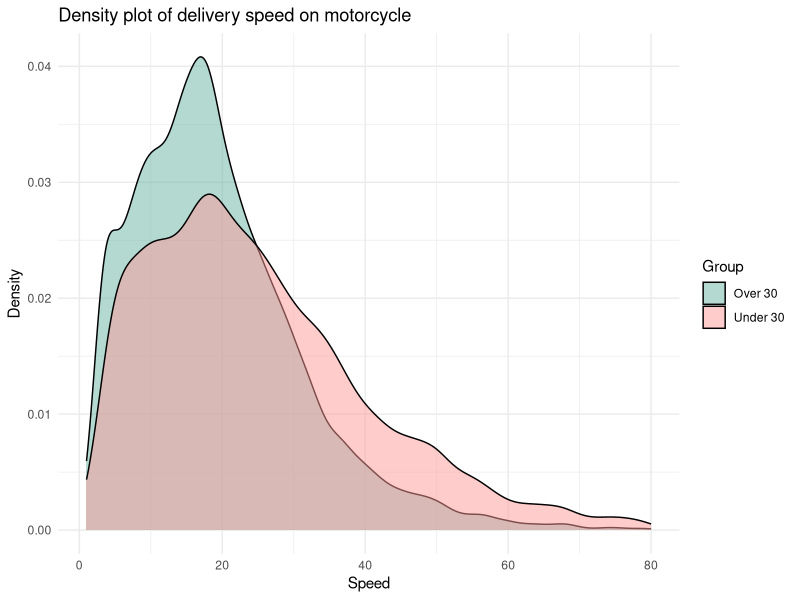
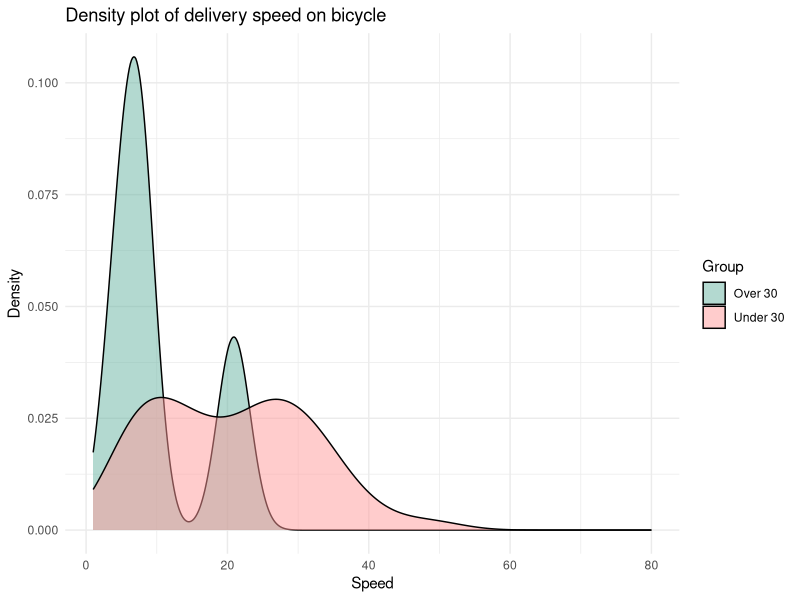
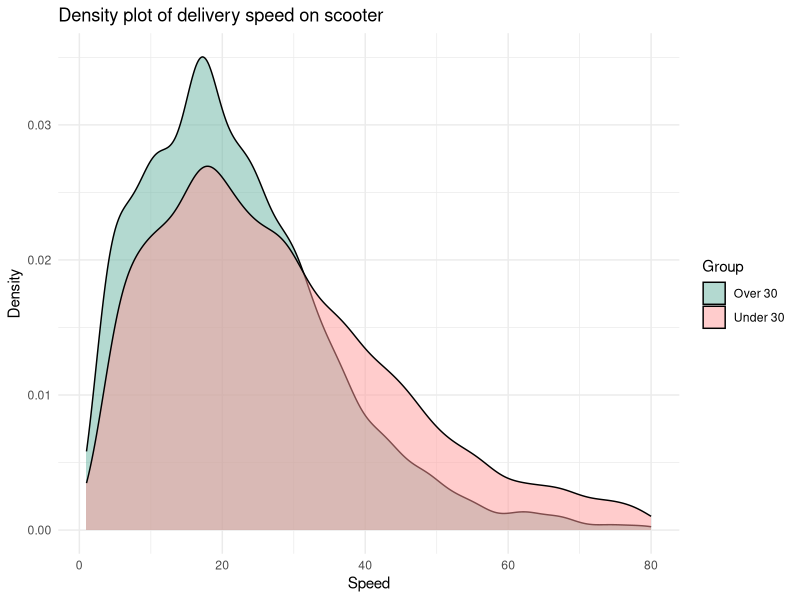
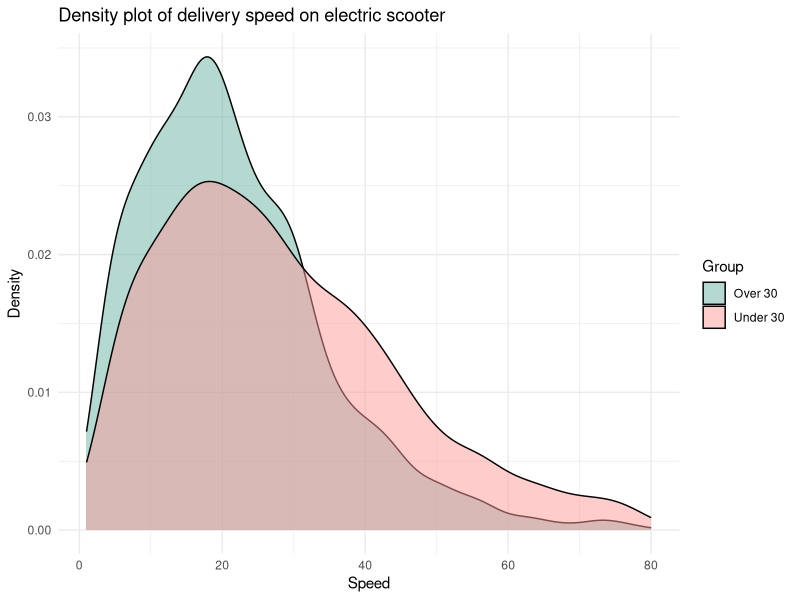
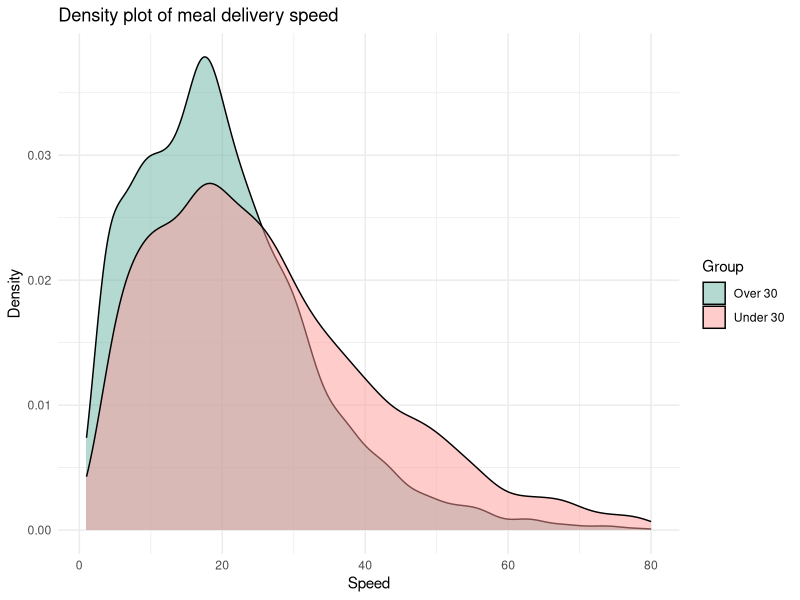
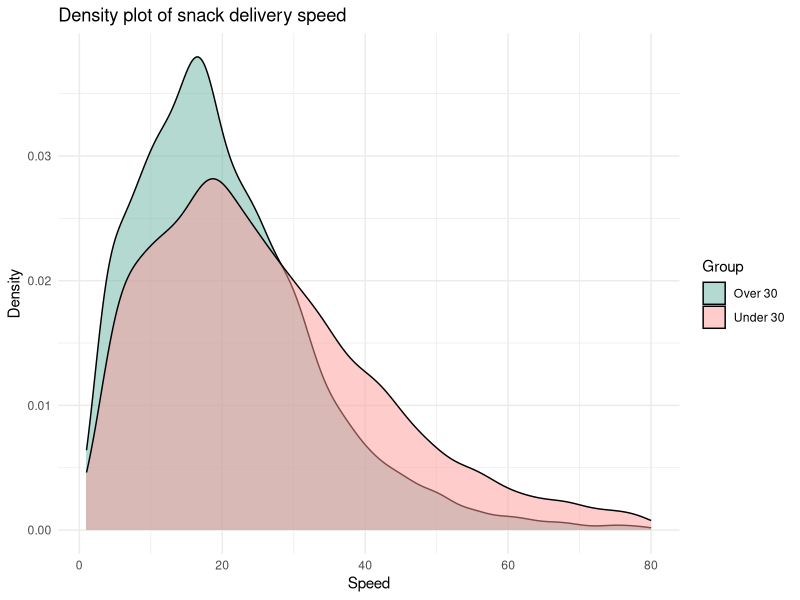
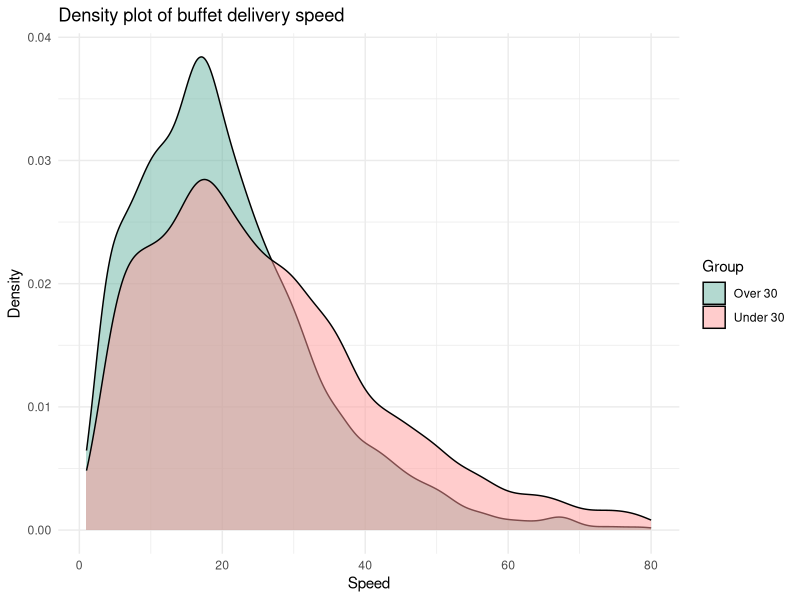
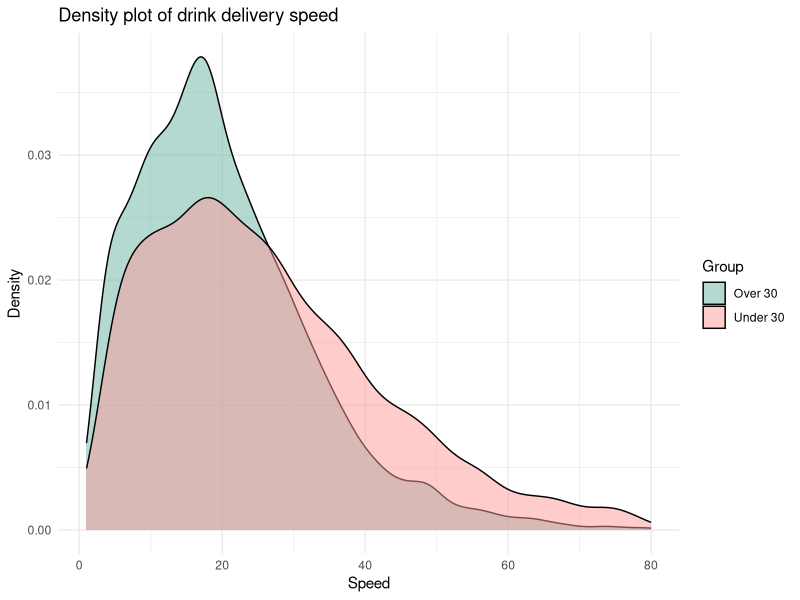

Generate these figures, in order, with R:
## ---- chunk 1
library(ggplot2)
library(dplyr)
## ---- chunk 2
delivery <- read.csv("new_deliverytime.csv")

#add column speed (speed (km/hours) = ditance (km)/ (time (min)/60))
delivery$Speed <- delivery$Distance * 60 / delivery$Time_taken.min. 
delivery
## ---- chunk 3
sorted_distance <- delivery[order(delivery$Distance), ]
under_30 <- sorted_distance[sorted_distance$Delivery_person_Age < 30 & sorted_distance$Distance < 30, ]
over_30 <- sorted_distance[sorted_distance$Delivery_person_Age >= 30 & sorted_distance$Distance < 30, ]
## ---- chunk 4
vehicle_type_under_30 <- split(under_30, under_30$Type_of_vehicle)
motorcycle_under_30 <- vehicle_type_under_30$motorcycle
bicycle_under_30 <- vehicle_type_under_30$bicycle
scooter_under_30 <- vehicle_type_under_30$scooter
electric_scooter_under_30 <- vehicle_type_under_30$electric_scooter
## ---- chunk 5
vehicle_type_over_30 <- split(over_30, over_30$Type_of_vehicle)
motorcycle_over_30 <- vehicle_type_over_30$motorcycle
bicycle_over_30 <- vehicle_type_over_30$bicycle
scooter_over_30 <- vehicle_type_over_30$scooter
electric_scooter_over_30 <- vehicle_type_over_30$electric_scooter
## ---- chunk 6
mean_motorcycle_under_30 <- mean(motorcycle_under_30$Speed)
cat("Mean delivery speed of people under 30 on motorcycle:", mean_motorcycle_under_30, "\n")

mean_motorcycle_over_30 <- mean(motorcycle_over_30$Speed)
cat("Mean delivery speed of people over 30 on motorcycle:", mean_motorcycle_over_30)
## ---- chunk 7
all_motorcycle_data <- bind_rows(
  mutate(motorcycle_under_30, Group = "Under 30"),
  mutate(motorcycle_over_30, Group = "Over 30")
)

all_motorcycle_data %>%
  ggplot(aes(x = Speed, fill = Group)) +
  geom_density(alpha = 0.5) +
  labs(title = "Density plot of delivery speed on motorcycle", x = "Speed", y = "Density") +
  theme_minimal() +
  xlim(1, 80) +
  scale_fill_manual(values = c("#69b3a2", "#FF9999"))
## ---- chunk 8
mean_bicycle_under_30 <- mean(bicycle_under_30$Speed)
cat("Mean delivery speed of people under 30 on bicycle:", mean_bicycle_under_30, "\n")

mean_bicycle_over_30 <- mean(bicycle_over_30$Speed)
cat("Mean delivery speed of people over 30 on bicycle:", mean_bicycle_over_30)
## ---- chunk 9
all_bicycle_data <- bind_rows(
  mutate(bicycle_under_30, Group = "Under 30"),
  mutate(bicycle_over_30, Group = "Over 30")
)

all_bicycle_data %>%
  ggplot(aes(x = Speed, fill = Group)) +
  geom_density(alpha = 0.5) +
  labs(title = "Density plot of delivery speed on bicycle", x = "Speed", y = "Density") +
  theme_minimal() +
  xlim(1, 80) +
  scale_fill_manual(values = c("#69b3a2", "#FF9999"))
## ---- chunk 10
mean_scooter_under_30 <- mean(scooter_under_30$Speed)
cat("Mean delivery speed of people under 30 on scooter:", mean_scooter_under_30, "\n")

mean_scooter_over_30 <- mean(scooter_over_30$Speed)
cat("Mean delivery speed of people over 30 on scooter:", mean_scooter_over_30)
## ---- chunk 11
all_scooter_data <- bind_rows(
  mutate(scooter_under_30, Group = "Under 30"),
  mutate(scooter_over_30, Group = "Over 30")
)

all_scooter_data %>%
  ggplot(aes(x = Speed, fill = Group)) +
  geom_density(alpha = 0.5) +
  labs(title = "Density plot of delivery speed on scooter", x = "Speed", y = "Density") +
  theme_minimal() +
  xlim(1, 80) +
  scale_fill_manual(values = c("#69b3a2", "#FF9999"))
## ---- chunk 12
mean_electric_scooter_under_30 <- mean(electric_scooter_under_30$Speed)
cat("Mean delivery speed of people under 30 on electric scooter:", mean_electric_scooter_under_30, "\n")

mean_electric_scooter_over_30 <- mean(electric_scooter_over_30$Speed)
cat("Mean delivery speed of people over 30 on electric scooter:", mean_electric_scooter_over_30)
## ---- chunk 13
all_electric_scooter_data <- bind_rows(
  mutate(electric_scooter_under_30, Group = "Under 30"),
  mutate(electric_scooter_over_30, Group = "Over 30")
)

all_electric_scooter_data %>%
  ggplot(aes(x = Speed, fill = Group)) +
  geom_density(alpha = 0.5) +
  labs(title = "Density plot of delivery speed on electric scooter", x = "Speed", y = "Density") +
  theme_minimal() +
  xlim(1, 80) +
  scale_fill_manual(values = c("#69b3a2", "#FF9999"))
## ---- chunk 14
if (mean_motorcycle_under_30 > mean_motorcycle_over_30) {
  cat("People under 30 deliver on motorcycle quicker than people over 30\n")
} else {
  cat("People over 30 deliver on motorcycle quicker than people under 30\n")
}

if (mean_bicycle_under_30 > mean_bicycle_over_30) {
  cat("People under 30 deliver on bicycle quicker than people over 30\n")
} else {
  cat("People over 30 deliver on bicycle quicker than people under 30\n")
}

if (mean_scooter_under_30 > mean_scooter_over_30) {
  cat("People under 30 deliver on scooter quicker than people over 30\n")
} else {
  cat("People over 30 deliver on scooter quicker than people under 30\n")
}

if (mean_electric_scooter_under_30 > mean_electric_scooter_over_30) {
  cat("People under 30 deliver on electric scooter quicker than people over 30")
} else {
  cat("People over 30 deliver on electric scooter quicker than people under 30")
}
## ---- chunk 15
order_type_under_30 <- split(under_30, under_30$Type_of_order)
meal_under_30 <- order_type_under_30$Meal
snack_under_30 <- order_type_under_30$Snack
buffet_under_30 <- order_type_under_30$Buffet
drink_under_30 <- order_type_under_30$Drink
## ---- chunk 16
order_type_over_30 <- split(over_30, over_30$Type_of_order)
meal_over_30 <- order_type_over_30$Meal
snack_over_30 <- order_type_over_30$Snack
buffet_over_30 <- order_type_over_30$Buffet
drink_over_30 <- order_type_over_30$Drink
## ---- chunk 17
mean_meal_under_30 <- mean(meal_under_30$Speed)
cat("Mean meal delivery speed of people under 30:", mean_meal_under_30, "\n")

mean_meal_over_30 <- mean(meal_over_30$Speed)
cat("Mean meal delivery speed of people over 30:", mean_meal_over_30)
## ---- chunk 18
all_meal_data <- bind_rows(
  mutate(meal_under_30, Group = "Under 30"),
  mutate(meal_over_30, Group = "Over 30")
)

all_meal_data %>%
  ggplot(aes(x = Speed, fill = Group)) +
  geom_density(alpha = 0.5) +
  labs(title = "Density plot of meal delivery speed", x = "Speed", y = "Density") +
  theme_minimal() +
  xlim(1, 80) +
  scale_fill_manual(values = c("#69b3a2", "#FF9999"))
## ---- chunk 19
mean_snack_under_30 <- mean(snack_under_30$Speed)
cat("Mean snack delivery speed of people under 30:", mean_snack_under_30, "\n")

mean_snack_over_30 <- mean(snack_over_30$Speed)
cat("Mean snack delivery speed of people over 30:", mean_snack_over_30)
## ---- chunk 20
all_snack_data <- bind_rows(
  mutate(snack_under_30, Group = "Under 30"),
  mutate(snack_over_30, Group = "Over 30")
)

all_snack_data %>%
  ggplot(aes(x = Speed, fill = Group)) +
  geom_density(alpha = 0.5) +
  labs(title = "Density plot of snack delivery speed", x = "Speed", y = "Density") +
  theme_minimal() +
  xlim(1, 80) +
  scale_fill_manual(values = c("#69b3a2", "#FF9999"))
## ---- chunk 21
mean_buffet_under_30 <- mean(buffet_under_30$Speed)
cat("Mean buffet delivery speed of people under 30:", mean_buffet_under_30, "\n")

mean_buffet_over_30 <- mean(buffet_over_30$Speed)
cat("Mean buffet delivery speed of people over 30:", mean_buffet_over_30)
## ---- chunk 22
all_buffet_data <- bind_rows(
  mutate(buffet_under_30, Group = "Under 30"),
  mutate(buffet_over_30, Group = "Over 30")
)

all_buffet_data %>%
  ggplot(aes(x = Speed, fill = Group)) +
  geom_density(alpha = 0.5) +
  labs(title = "Density plot of buffet delivery speed", x = "Speed", y = "Density") +
  theme_minimal() +
  xlim(1, 80) +
  scale_fill_manual(values = c("#69b3a2", "#FF9999"))
## ---- chunk 23
mean_drink_under_30 <- mean(drink_under_30$Speed)
cat("Mean drink delivery speed of people under 30:", mean_drink_under_30, "\n")

mean_drink_over_30 <- mean(drink_over_30$Speed)
cat("Mean drink delivery speed of people over 30:", mean_drink_over_30)
## ---- chunk 24
all_drink_data <- bind_rows(
  mutate(drink_under_30, Group = "Under 30"),
  mutate(drink_over_30, Group = "Over 30")
)

all_drink_data %>%
  ggplot(aes(x = Speed, fill = Group)) +
  geom_density(alpha = 0.5) +
  labs(title = "Density plot of drink delivery speed", x = "Speed", y = "Density") +
  theme_minimal() +
  xlim(1, 80) +
  scale_fill_manual(values = c("#69b3a2", "#FF9999"))
## ---- chunk 25
if (mean_meal_under_30 > mean_meal_over_30) {
  cat("People under 30 deliver meals quicker than people over 30\n")
} else {
  cat("People over 30 deliver meals quicker than people under 30\n")
}

if (mean_snack_under_30 > mean_snack_over_30) {
  cat("People under 30 deliver snacks quicker than people over 30\n")
} else {
  cat("People over 30 deliver snacks quicker than people under 30\n")
}

if (mean_buffet_under_30 > mean_buffet_over_30) {
  cat("People under 30 deliver buffet quicker than people over 30\n")
} else {
  cat("People over 30 deliver buffet quicker than people under 30\n")
}

if (mean_drink_under_30 > mean_drink_over_30) {
  cat("People under 30 deliver drinks scooter quicker than people over 30")
} else {
  cat("People over 30 deliver drinks scooter quicker than people under 30")
}
## ---- chunk 26
speed_under_30 <- under_30$Speed
speed_under_30_without_ties <- jitter(speed_under_30)
ks.test(speed_under_30_without_ties, "pnorm")
## ---- chunk 27
speed_over_30 <- over_30$Speed
speed_over_30_without_ties <- jitter(speed_over_30)
ks.test(speed_over_30_without_ties, "pnorm")
## ---- chunk 28
speed_under_30 <- under_30$Speed
speed_over_30 <- over_30$Speed
t_test_age <- t.test(speed_under_30, speed_over_30)
t_test_age
## ---- chunk 29
distance_less30 <- delivery[delivery$Distance < 30, ]
food_30 <- split(distance_less30, distance_less30$Type_of_order)
drinks <- food_30$`Drinks `
meal <- food_30$`Meal `
buffet <- food_30$`Buffet `
snacks <- food_30$`Snack `
## ---- chunk 30
mean(drinks$Speed)
mean(meal$Speed)
mean(snacks$Speed)
mean(buffet$Speed)

dr <- t.test(meal$Speed, drinks$Speed, "l")
sn <- t.test(meal$Speed, snacks$Speed, "l")
bf <- t.test(meal$Speed, buffet$Speed, "l")
bf
## ---- chunk 31
t1 <- t.test(snacks$Speed, drinks$Speed, "g")
t2 <- t.test(snacks$Speed, meal$Speed, "g")
t3 <- t.test(snacks$Speed, buffet$Speed, "g")
t3
